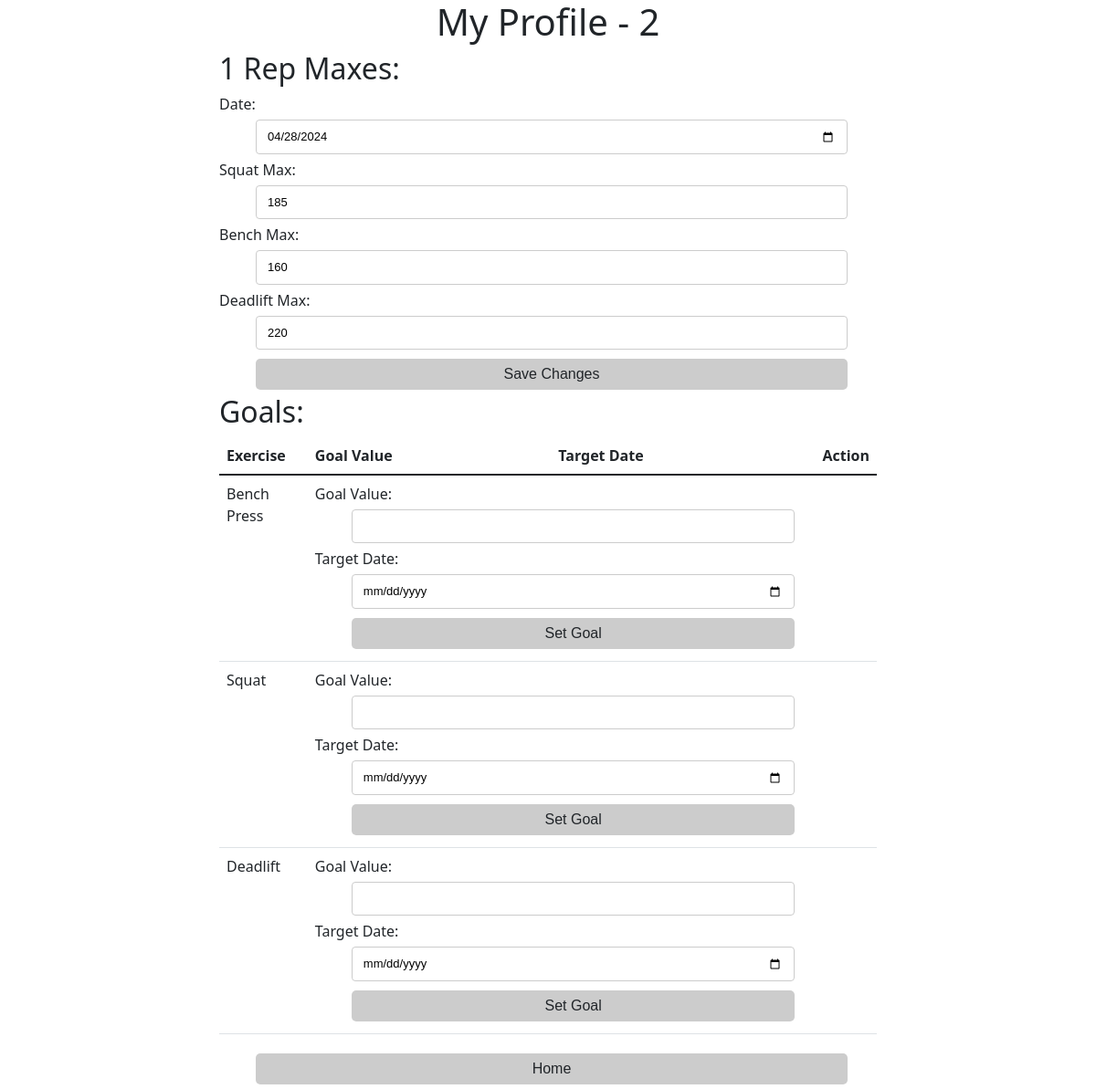
The app's page /myProfile.php?username=2 with its own data.
### tables this page shows
CREATE TABLE IF NOT EXISTS Users (
    user_id VARCHAR(255) NOT NULL PRIMARY KEY,
    password VARCHAR(255) NOT NULL,
    name VARCHAR(255) NOT NULL,
    DOB DATE NOT NULL,
    squat_max INT,
    bench_max INT,
    dl_max INT
);

### myProfile.php (the view, shortened to what this page needs)
<?php
require("connect-db.php");
$username = isset($_POST['username']) ? $_POST['username'] : $_GET['username'];
$query = 'SELECT * FROM Users WHERE user_id = :user_id';
$statement = $db->prepare($query);
$statement->bindValue(':user_id', $username);
$statement->execute();
$user = $statement->fetch(PDO::FETCH_ASSOC);
?>
<!DOCTYPE html>
<html>
<head>
  <link href="https://cdn.jsdelivr.net/npm/bootstrap@5.1.3/dist/css/bootstrap.min.css" rel="stylesheet">
  <link rel="stylesheet" href="styles.css" />
</head>
<body>
  <div>
    <h1>My Profile - <?php echo $username; ?></h1>
    <h2>1 Rep Maxes:</h2>
    <form id="editMaxesForm" action="myprofile.php?username=<?php echo $username; ?>" method="post">
      Date: <input type="date" name="date" value="<?php echo date('Y-m-d'); ?>" required /> <br/>
      Squat Max: <input type="number" name="squat_max" value="<?php echo $user['squat_max']; ?>" required /> <br/>
      Bench Max: <input type="number" name="bench_max" value="<?php echo $user['bench_max']; ?>" required /> <br/>
      Deadlift Max: <input type="number" name="dl_max" value="<?php echo $user['dl_max']; ?>" required /> <br/>
      <input type="submit" name="submit" value="Save Changes" class="btn" />
    </form>
    <h2>Goals:</h2>
    <table class="table">
      <thead>
        <tr>
          <th>Exercise</th>
          <th>Goal Value</th>
          <th>Target Date</th>
          <th>Action</th>
        </tr>
      </thead>
      <tbody>
        <?php foreach (array("Bench Press", "Squat", "Deadlift") as $exercise) : ?>
          <?php $goal_exists = false; ?>
          <?php if (!$goal_exists) : ?>
            <tr>
              <td><?php echo $exercise; ?></td>
              <td colspan="2">
                <form id="addGoalForm_<?php echo $exercise; ?>" action="myprofile.php?username=<?php echo $username; ?>" method="post">
                  Goal Value: <input type="number" name="goal_value" required />
                  Target Date: <input type="date" name="target_date" required />
                  <input type="submit" name="submit_goal" value="Set Goal" class="btn" />
                </form>
              </td>
              <td></td>
            </tr>
          <?php endif; ?>
        <?php endforeach; ?>
      </tbody>
    </table>
    <form id="home" action="<?php echo htmlspecialchars($_SERVER["PHP_SELF"]); ?>" method="post">
        <input type="submit" value="Home" class="btn" />
    </form>
  </div>
</body>
</html>

### styles.css (style rules this page uses)
input, textarea { display:inline-block; font-family:arial; margin: 5px 10px 5px 40px; padding: 8px 12px 8px 12px; border: 1px solid #ccc; border-radius: 4px; box-sizing: border-box; width: 90%; font-size: small; }
div { margin-left: auto; margin-right: auto; width: 60%; }
h1 { text-align: center; }
input[type=submit] { padding:5px 15px; background:#ccc; border:0 none; cursor:pointer; border-radius: 5px; }
html { height:100%; }
body { min-height:100%; padding:0; margin:0; position:relative; }

### records on screen
users: squat_max "185", bench_max "160", dl_max "220"

### other values on screen
$exercise "Bench Press"
$exercise "Squat"
$exercise "Deadlift"
